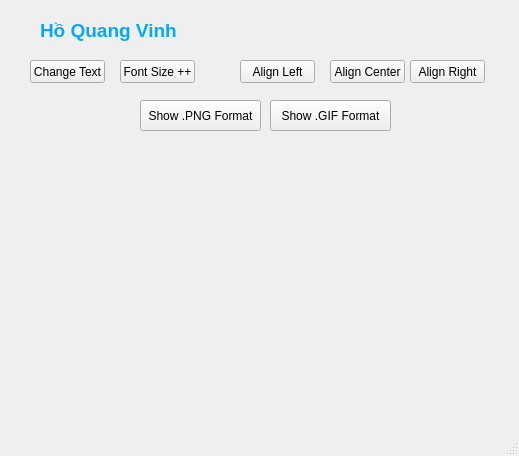
<?xml version="1.0" encoding="UTF-8"?>
<ui version="4.0">
 <class>MainWindow</class>
 <widget class="QMainWindow" name="MainWindow">
  <property name="geometry">
   <rect>
    <x>0</x>
    <y>0</y>
    <width>519</width>
    <height>456</height>
   </rect>
  </property>
  <property name="windowTitle">
   <string>MainWindow</string>
  </property>
  <widget class="QWidget" name="centralwidget">
   <widget class="QLabel" name="Titlelabel">
    <property name="geometry">
     <rect>
      <x>40</x>
      <y>10</y>
      <width>381</width>
      <height>41</height>
     </rect>
    </property>
    <property name="text">
     <string>&lt;html&gt;&lt;head/&gt;&lt;body&gt;&lt;p&gt;&lt;span style=&quot; font-size:14pt; font-weight:600; color:#00aaff;&quot;&gt;Hồ Quang Vinh&lt;/span&gt;&lt;/p&gt;&lt;/body&gt;&lt;/html&gt;</string>
    </property>
    <property name="textFormat">
     <enum>Qt::AutoText</enum>
    </property>
   </widget>
   <widget class="QPushButton" name="ShowPNGpushButton">
    <property name="geometry">
     <rect>
      <x>140</x>
      <y>100</y>
      <width>121</width>
      <height>31</height>
     </rect>
    </property>
    <property name="text">
     <string>Show .PNG Format</string>
    </property>
   </widget>
   <widget class="QPushButton" name="showGIFpushButton">
    <property name="geometry">
     <rect>
      <x>270</x>
      <y>100</y>
      <width>121</width>
      <height>31</height>
     </rect>
    </property>
    <property name="text">
     <string>Show .GIF Format</string>
    </property>
   </widget>
   <widget class="QLabel" name="imageLabel">
    <property name="geometry">
     <rect>
      <x>20</x>
      <y>140</y>
      <width>471</width>
      <height>261</height>
     </rect>
    </property>
    <property name="text">
     <string/>
    </property>
    <property name="pixmap">
     <pixmap>C:/Users/PC LENOVO/Pictures/Camera Roll/WIN_20231206_15_26_07_Pro.jpg</pixmap>
    </property>
    <property name="scaledContents">
     <bool>true</bool>
    </property>
   </widget>
   <widget class="QPushButton" name="changeTextpushButton">
    <property name="geometry">
     <rect>
      <x>30</x>
      <y>60</y>
      <width>75</width>
      <height>23</height>
     </rect>
    </property>
    <property name="text">
     <string>Change Text</string>
    </property>
   </widget>
   <widget class="QPushButton" name="alignLeftpushButton">
    <property name="geometry">
     <rect>
      <x>240</x>
      <y>60</y>
      <width>75</width>
      <height>23</height>
     </rect>
    </property>
    <property name="text">
     <string>Align Left</string>
    </property>
   </widget>
   <widget class="QPushButton" name="alignCenterpushButton">
    <property name="geometry">
     <rect>
      <x>330</x>
      <y>60</y>
      <width>75</width>
      <height>23</height>
     </rect>
    </property>
    <property name="text">
     <string>Align Center</string>
    </property>
   </widget>
   <widget class="QPushButton" name="alignRightpushButton">
    <property name="geometry">
     <rect>
      <x>410</x>
      <y>60</y>
      <width>75</width>
      <height>23</height>
     </rect>
    </property>
    <property name="text">
     <string>Align Right</string>
    </property>
   </widget>
   <widget class="QPushButton" name="fontSizepushButton">
    <property name="geometry">
     <rect>
      <x>120</x>
      <y>60</y>
      <width>75</width>
      <height>23</height>
     </rect>
    </property>
    <property name="text">
     <string>Font Size ++</string>
    </property>
   </widget>
  </widget>
  <widget class="QMenuBar" name="menubar">
   <property name="geometry">
    <rect>
     <x>0</x>
     <y>0</y>
     <width>519</width>
     <height>26</height>
    </rect>
   </property>
  </widget>
  <widget class="QStatusBar" name="statusbar"/>
 </widget>
 <resources>
  <include location="images/MyResource.qrc"/>
 </resources>
 <connections/>
</ui>
